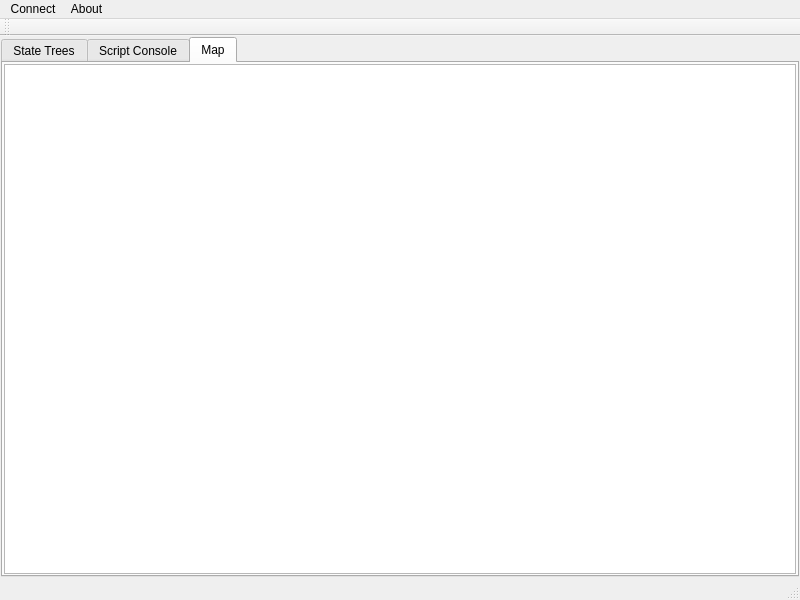
<?xml version="1.0" encoding="UTF-8"?>
<ui version="4.0">
 <class>RemoteDebugWindowClass</class>
 <widget class="QMainWindow" name="RemoteDebugWindowClass">
  <property name="geometry">
   <rect>
    <x>0</x>
    <y>0</y>
    <width>800</width>
    <height>600</height>
   </rect>
  </property>
  <property name="windowTitle">
   <string>RemoteDebugWindow</string>
  </property>
  <widget class="QWidget" name="centralWidget">
   <layout class="QGridLayout" name="gridLayout">
    <property name="margin">
     <number>1</number>
    </property>
    <item row="0" column="0">
     <widget class="QTabWidget" name="categories">
      <property name="currentIndex">
       <number>2</number>
      </property>
      <widget class="QWidget" name="tabStateTree">
       <attribute name="title">
        <string>State Trees</string>
       </attribute>
       <layout class="QHBoxLayout" name="horizontalLayout">
        <property name="margin">
         <number>1</number>
        </property>
        <item>
         <widget class="QTreeWidget" name="debugWidgets">
          <property name="minimumSize">
           <size>
            <width>0</width>
            <height>464</height>
           </size>
          </property>
          <property name="maximumSize">
           <size>
            <width>151</width>
            <height>16777215</height>
           </size>
          </property>
          <column>
           <property name="text">
            <string notr="true">1</string>
           </property>
          </column>
         </widget>
        </item>
        <item>
         <widget class="QTreeView" name="stateTree">
          <property name="editTriggers">
           <set>QAbstractItemView::NoEditTriggers</set>
          </property>
          <property name="showDropIndicator" stdset="0">
           <bool>false</bool>
          </property>
          <property name="uniformRowHeights">
           <bool>true</bool>
          </property>
          <property name="allColumnsShowFocus">
           <bool>true</bool>
          </property>
          <attribute name="headerDefaultSectionSize">
           <number>250</number>
          </attribute>
          <attribute name="headerStretchLastSection">
           <bool>true</bool>
          </attribute>
          <attribute name="headerDefaultSectionSize">
           <number>250</number>
          </attribute>
          <attribute name="headerStretchLastSection">
           <bool>true</bool>
          </attribute>
         </widget>
        </item>
       </layout>
      </widget>
      <widget class="QWidget" name="tabScriptConsole">
       <attribute name="title">
        <string>Script Console</string>
       </attribute>
      </widget>
      <widget class="QWidget" name="tabMap">
       <attribute name="title">
        <string>Map</string>
       </attribute>
       <layout class="QHBoxLayout" name="horizontalLayout_2">
        <property name="margin">
         <number>1</number>
        </property>
        <item>
         <widget class="MapWidget" name="graphics2d">
          <property name="backgroundBrush">
           <brush brushstyle="SolidPattern">
            <color alpha="255">
             <red>200</red>
             <green>200</green>
             <blue>200</blue>
            </color>
           </brush>
          </property>
          <property name="dragMode">
           <enum>QGraphicsView::ScrollHandDrag</enum>
          </property>
          <property name="transformationAnchor">
           <enum>QGraphicsView::AnchorUnderMouse</enum>
          </property>
          <property name="rubberBandSelectionMode">
           <enum>Qt::IntersectsItemBoundingRect</enum>
          </property>
         </widget>
        </item>
       </layout>
      </widget>
     </widget>
    </item>
   </layout>
  </widget>
  <widget class="QMenuBar" name="menuBar">
   <property name="geometry">
    <rect>
     <x>0</x>
     <y>0</y>
     <width>800</width>
     <height>18</height>
    </rect>
   </property>
   <widget class="QMenu" name="menuConnect">
    <property name="title">
     <string>Connect</string>
    </property>
    <addaction name="actionConnect_LocalHost"/>
   </widget>
   <widget class="QMenu" name="menuAbout">
    <property name="title">
     <string>About</string>
    </property>
   </widget>
   <addaction name="menuConnect"/>
   <addaction name="menuAbout"/>
  </widget>
  <widget class="QToolBar" name="mainToolBar">
   <attribute name="toolBarArea">
    <enum>TopToolBarArea</enum>
   </attribute>
   <attribute name="toolBarBreak">
    <bool>false</bool>
   </attribute>
  </widget>
  <widget class="QStatusBar" name="statusBar"/>
  <action name="actionExit">
   <property name="text">
    <string>Exit</string>
   </property>
   <property name="toolTip">
    <string>Close The Application</string>
   </property>
   <property name="shortcut">
    <string>X</string>
   </property>
  </action>
  <action name="actionConnect_LocalHost">
   <property name="text">
    <string>Connect Localhost</string>
   </property>
  </action>
 </widget>
 <layoutdefault spacing="6" margin="11"/>
 <customwidgets>
  <customwidget>
   <class>MapWidget</class>
   <extends>QGraphicsView</extends>
   <header>mapwidget.h</header>
  </customwidget>
 </customwidgets>
 <resources>
  <include location="remotedebugwindow.qrc"/>
 </resources>
 <connections/>
</ui>
